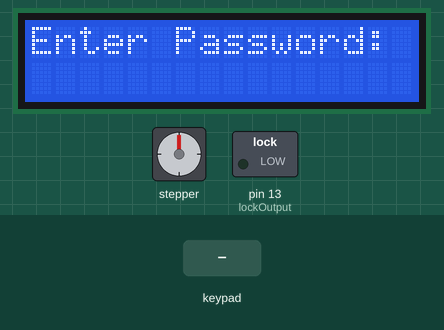
Simulated run of this sketch. Board: Arduino Uno, built with avr-gcc and run on an emulated ATmega328P. Parts: stepper motor, 16×2 character LCD, switched loads named in the sketch (green lamp = pin HIGH). Wiring (inferred from the names in the program): stepper motor driver (200 steps per turn assumed): step A1; direction A0. The inputs (shaded band) are chosen by the test bench. The local clock reads 2024-03-15 10:24:30 at power-on unless the sketch sets it; what the sketch prints to the serial monitor is not drawn.

Above: at 4.3 s.
4.4 s: keypad keys 1 2 3 A 4 5 6 # pressed 0.4 s apart
At 7.5 s:
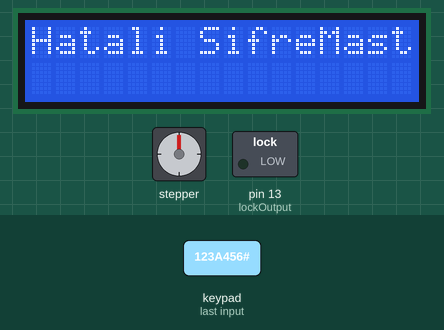
9.1 s: keypad keys 1 2 3 A 4 5 6 * pressed 0.4 s apart
At 12.9 s:
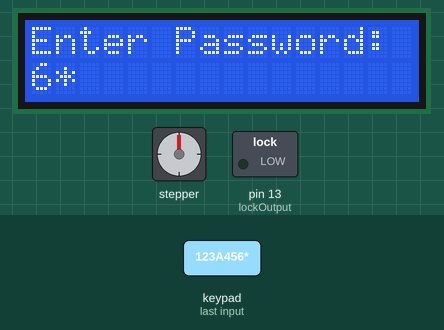
13.8 s: key 'A' pressed
At 15.0 s:
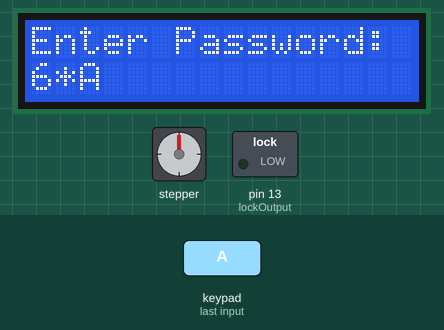
15.3 s: keypad keys 1 2 3 A 4 5 6 D pressed 0.4 s apart
At 19.2 s:
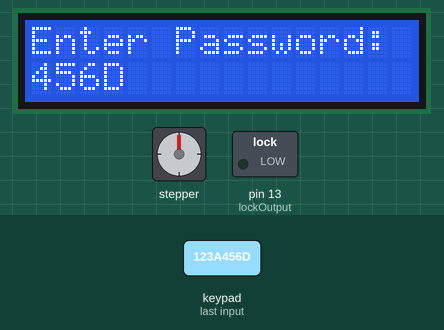
20.0 s: keypad keys 1 2 3 A 4 5 6 A pressed 0.4 s apart
At 23.9 s:
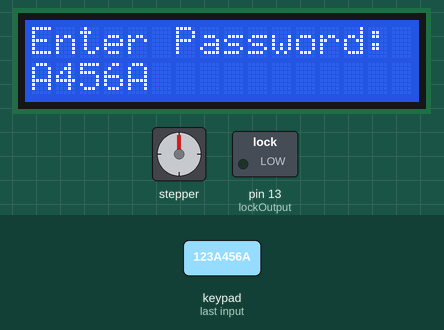
24.7 s: key 'B' pressed
At 25.2 s:
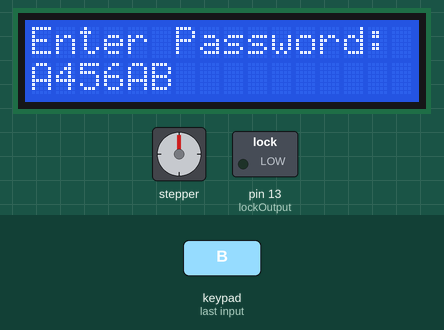
Timing chart, 0 to 27.2 s (numbered marks = the images above; inputs shaded):
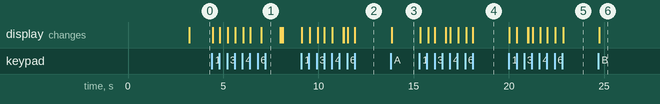

Measured:
- after the input at 4.4 s, the display: first changes after 0.06 s (image 1 shows a later state)
- after the input at 9.1 s, the display: first changes at once (image 2 shows a later state)
- after the input at 13.8 s, the display: changes after 0.06 s (image 3)
- after the input at 15.3 s, the display: first changes at once (image 4 shows a later state)
- after the input at 20.0 s, the display: first changes at once (image 5 shows a later state)
- after the input at 24.7 s, the display: changes at once (image 6)

The sketch:

1_main_v3.ino
```cpp
#include <virtuabotixRTC.h>
virtuabotixRTC myRTC(11, 12, 13);

#include <TimeLib.h>
tmElements_t tm;
unsigned long next_mmddhh;
unsigned long mmddhh;

#include <Wire.h>
#include <LiquidCrystal_I2C.h>

#include <Keypad.h>
#define Password_Length 8
// Character to hold password input
char Data[Password_Length];
// Password
char Master[Password_Length] = "123A456";

char user[10][Password_Length] = {"1234567","1234568","1234569",
                                "1234561","1234562","1234563",
                                "1234564","1234565","1234566",
                                "1234560"};

unsigned long date2[10]={000000,000000,000000,
                        000000,000000,000000,000000,
                        000000,000000,000000};

// Pin connected to lock relay input
int lockOutput = 13;

// Counter for character entries
byte data_count = 0;

// Character to hold key input
char customKey;

// Constants for row and column sizes
const byte ROWS = 4;
const byte COLS = 4;

// Array to represent keys on keypad
char hexaKeys[ROWS][COLS] = {
  {'1', '2', '3', 'A'},
  {'4', '5', '6', 'B'},
  {'7', '8', '9', 'C'},
  {'*', '0', '#', 'D'}
};

// Connections to Arduino
byte rowPins[ROWS] = {9, 8, 7, 6};
byte colPins[COLS] = {5, 4, 3, 2};

// Create keypad object
Keypad customKeypad = Keypad(makeKeymap(hexaKeys), rowPins, colPins, ROWS, COLS);

// Create LCD object
LiquidCrystal_I2C lcd(0x27, 16, 2);

//-----stepper
#define dirPin A0
#define stepPin A1
const int stepsPerRevolution = 200;


void setup() {
  Serial.begin(9600);

 //lcd keypad
 // Setup LCD with backlight and initialize
  lcd.backlight();
  lcd.init();
  lcd.setCursor(0, 0);
  lcd.print("Maske Otomati");
  delay(3000);

  // Set lockOutput as an OUTPUT pin
  pinMode(lockOutput, OUTPUT);

  //stepper
  pinMode(stepPin, OUTPUT);
  pinMode(dirPin, OUTPUT);

  //test
  for (int i=0; i<10;i++){
    Serial.println(user[i]);
    Serial.println(date2[i]);
  }

}

void loop() {

  myRTC.updateTime();
  Serial.print("Current Date / Time: ");                                                                 //|
  Serial.print(myRTC.dayofmonth);                                                                        //|
  Serial.print("/");                                                                                     //|
  Serial.print(myRTC.month);                                                                             //|
  Serial.print("/");                                                                                     //|
  Serial.print(myRTC.year);                                                                              //|
  Serial.print("  ");                                                                                    //|
  Serial.print(myRTC.hours);                                                                             //|
  Serial.print(":");                                                                                     //|
  Serial.print(myRTC.minutes);                                                                           //|
  Serial.print(":");                                                                                     //|
  Serial.println(myRTC.seconds);


                                                                                                         //|
  int mm=myRTC.month;
  int dd= myRTC.dayofmonth;
  int hh= myRTC.hours;

  mmddhh=long(mm)*10000+long(dd)*100+hh ;
  Serial.print("mmddhh: ");Serial.println(mmddhh);
//lcd keypad

 // Initialize LCD and print
  lcd.setCursor(0, 0);
  lcd.print("Enter Password:");

  // Look for keypress
  customKey = customKeypad.getKey();
  if (customKey) {
    // Enter keypress into array and increment counter
    Data[data_count] = customKey;
    lcd.setCursor(data_count, 1);
    lcd.print(Data[data_count]);
    data_count++;
  }

  // See if we have reached the password length
  if (data_count == Password_Length - 1) {
    lcd.clear();

    checkPassword();

    if (!strcmp(Data, Master)) {
      // Password is correct
      lcd.print("Master-Correct");
      // Turn on relay for 5 seconds

      delay(1000);

    }


    // Clear data and LCD display
    lcd.clear();
    clearData();
  }
                                                                                         //|
}

void clearData() {
  // Go through array and clear data
  while (data_count != 0) {
    Data[data_count--] = 0;
  }
  return;
}

void checkPassword(){

  Serial.println("checkpasword");

  for(int i=0;i<10;i++){
    if(!strcmp(Data, user[i])){
      Serial.println("kod doğru");

      if(date2[i]<mmddhh){
        checkDate();
        date2[i]=next_mmddhh;


        lcd.clear();
        lcd.setCursor(0,0);
        lcd.print("Maske Verildi");

        Serial.print("maske verildi-i: ");Serial.println(i);

        stepDon();
        delay(2000);
      }

      else{
        lcd.clear();
        lcd.setCursor(0,0);
        lcd.print("Gunluk Kullanim");
        lcd.setCursor(0,1);
        lcd.print("Hakkiniz Bitti");
        delay(2000);

      }
    }
    else {
       lcd.clear();
       lcd.setCursor(0,0);
       lcd.print("Hatali Sifre");

    }
  }


}

void checkDate(){

  time_t nextMakeTime;
  tm.Second = myRTC.seconds;
  tm.Hour = myRTC.hours;
  tm.Minute = myRTC.minutes;
  tm.Day = myRTC.dayofmonth;
  tm.Month = myRTC.month;
  tm.Year = myRTC.year - 1970;   // offset from 1970;
  nextMakeTime =  makeTime(tm)+(86400); // convert time elements into time_t
  Serial.println(nextMakeTime);
  Serial.println(day(nextMakeTime));
  Serial.println(month(nextMakeTime));
  Serial.println(year(nextMakeTime));


  //compare date
  int mm=month(nextMakeTime);
  int dd=day(nextMakeTime);
  int hh=hour(nextMakeTime);

  next_mmddhh=long(mm)*10000+long(dd)*100+hh ;
  Serial.print("next_mmddhh: ");Serial.println(next_mmddhh);


}

void stepDon(){
    Serial.println("--------STEP-------");
    digitalWrite(dirPin, LOW);
    for(int x = 0; x < stepsPerRevolution; x++)
  {
    digitalWrite(stepPin, HIGH);
    delayMicroseconds(2000);
    digitalWrite(stepPin, LOW);
    delayMicroseconds(2000);
  }
  delay(2000);
}
```
